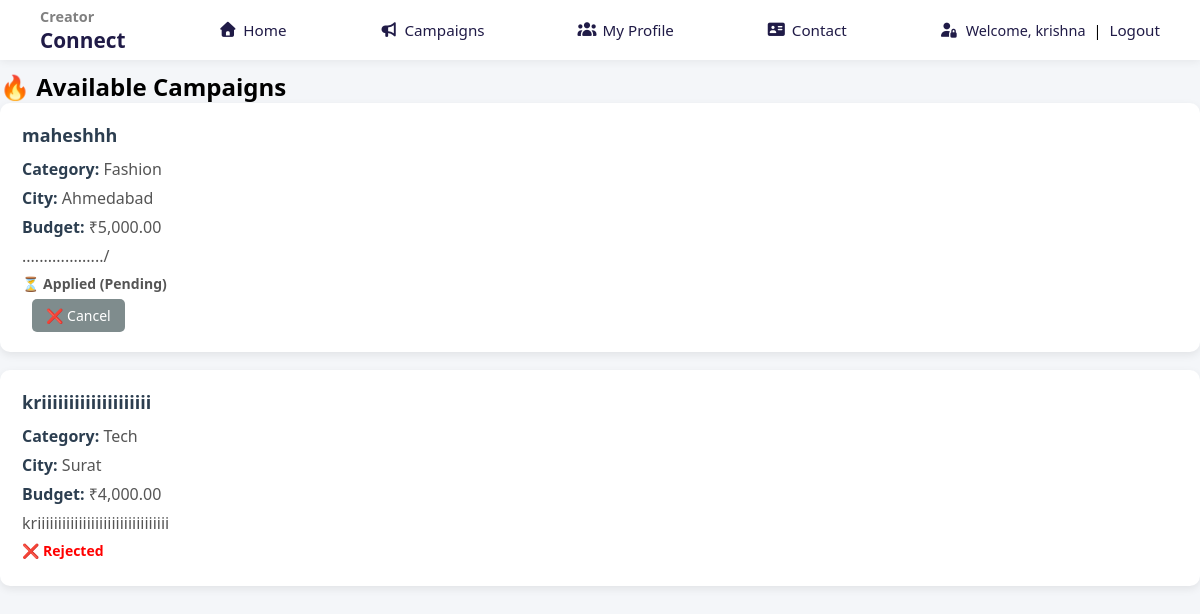
Page /Creator/creator_campaigns.php (signed in) on the committed database.
### tables this page shows
CREATE TABLE IF NOT EXISTS `campaigns` (
  `CampaignId` int NOT NULL AUTO_INCREMENT,
  `OwnerId` int NOT NULL,
  `Title` varchar(150) DEFAULT NULL,
  `Category` varchar(50) DEFAULT NULL,
  `Description` text,
  `Budget` decimal(10,2) DEFAULT NULL,
  `City` varchar(50) DEFAULT NULL,
  `created_at` timestamp NULL DEFAULT CURRENT_TIMESTAMP,
  `status` enum('active','blocked') DEFAULT 'active',
  `payment_status` enum('unpaid','paid') DEFAULT 'unpaid',
  PRIMARY KEY (`CampaignId`)
);

### Creator/creator_campaigns.php (the view, shortened to what this page needs)
<?php
require_once __DIR__ . '/../Common Files/config.php';
$creatorId = (int) $_SESSION['UserId'];
$embed = isset($_GET['embed']) && $_GET['embed'] == 1;
$sql = "SELECT CampaignId, Title, Category, Description, Budget, City
        FROM campaigns
        ORDER BY created_at DESC";
$result = $conn->query($sql);
?>
<!DOCTYPE html>
<html lang="en">
<head>
<?php if(!$embed): ?>
    <?php include(__DIR__ . "/../Common Files/navbar.php"); ?>
<?php endif; ?>
<h2>🔥 Available Campaigns</h2>
<?php while($row = $result->fetch_assoc()): ?>
<?php
$check = $conn->prepare(
    "SELECT status FROM campaign_applications
     WHERE campaign_id = ? AND creator_id = ?"
);
$check->bind_param("ii", $row['CampaignId'], $creatorId);
$check->execute();
$app = $check->get_result()->fetch_assoc();
?>
<div class="card">
    <h3><?= htmlspecialchars($row['Title']); ?></h3>
    <p><b>Category:</b> <?= htmlspecialchars($row['Category']); ?></p>
    <p><b>City:</b> <?= htmlspecialchars($row['City']); ?></p>
    <p><b>Budget:</b> ₹<?= number_format($row['Budget'],2); ?></p>
    <p><?= nl2br(htmlspecialchars($row['Description'])); ?></p>
    <?php if(!$app): ?>
        <a class="apply-btn"
           href="/project/LCMP/Creator/apply_campaign.php?id=<?= $row['CampaignId']; ?>"
           onclick="return confirm('Apply for this campaign?');">
           Apply
        </a>
    <?php elseif($app['status'] === 'pending'): ?>
        <p class="status">⏳ Applied (Pending)</p>
        <a class="cancel-btn"
           href="/project/LCMP/Creator/cancel_application.php?id=<?= $row['CampaignId']; ?>"
           onclick="return confirm('Cancel application?');">
           ❌ Cancel
        </a>
    <?php elseif($app['status'] === 'approved'): ?>
        <p class="status" style="color:green;">✅ Approved</p>
    <?php elseif($app['status'] === 'rejected'): ?>
        <p class="status" style="color:red;">❌ Rejected</p>
    <?php endif; ?>
</div>
<?php endwhile; ?>
</body>
</html>

### Common Files/navbar.css (style rules this page uses)
* { margin: 0; padding: 0; box-sizing: border-box; font-family: "Segoe UI", sans-serif; }

### Creator/creator_campaigns.php (style rules this page uses)
.card { background: #ffffff; border-radius: 10px; padding: 20px 22px; margin-bottom: 18px; box-shadow: 0 3px 8px rgba(0,0,0,0.08); transition: transform 0.2s, box-shadow 0.2s; }
.card h3 { margin: 0 0 10px; color: #2c3e50; font-size: 18px; }
.card p { margin: 5px 0; color: #555; line-height: 1.5; }
.card p b { color: #2c3e50; }
.status { margin: 10px 0; font-weight: bold; font-size: 14px; }
.apply-btn, .cancel-btn { padding: 7px 14px; border-radius: 5px; text-decoration: none; font-size: 14px; display: inline-block; transition: 0.3s; }
.cancel-btn { background: #7f8c8d; color: #fff; margin-left: 10px; }

### rows in the picture
campaigns: Title "maheshhh", Category "Fashion", City "Ahmedabad", Budget "5,000.00", Description ".................../"
campaigns: Title "kriiiiiiiiiiiiiiiiiiii", Category "Tech", City "Surat", Budget "4,000.00", Description "kriiiiiiiiiiiiiiiiiiiiiiiiiiiiiiii", shows "❌ Rejected"

### other values in the picture
$_SESSION['UserName'] "krishna"
